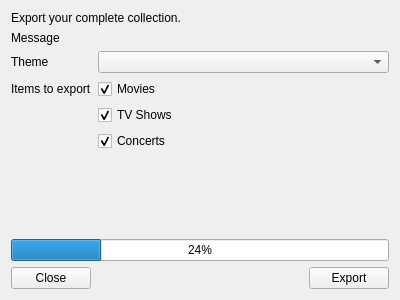
<?xml version="1.0" encoding="UTF-8"?>
<ui version="4.0">
 <class>ExportDialog</class>
 <widget class="QDialog" name="ExportDialog">
  <property name="windowModality">
   <enum>Qt::WindowModality::WindowModal</enum>
  </property>
  <property name="geometry">
   <rect>
    <x>0</x>
    <y>0</y>
    <width>400</width>
    <height>300</height>
   </rect>
  </property>
  <property name="minimumSize">
   <size>
    <width>400</width>
    <height>300</height>
   </size>
  </property>
  <property name="windowTitle">
   <string>Export</string>
  </property>
  <property name="modal">
   <bool>true</bool>
  </property>
  <layout class="QVBoxLayout" name="verticalLayout" stretch="0,0,1,0,0">
   <item>
    <widget class="QLabel" name="lblExportIntro">
     <property name="text">
      <string>Export your complete collection.</string>
     </property>
    </widget>
   </item>
   <item>
    <widget class="MessageLabel" name="message">
     <property name="text">
      <string>Message</string>
     </property>
     <property name="wordWrap">
      <bool>true</bool>
     </property>
    </widget>
   </item>
   <item>
    <layout class="QFormLayout" name="formLayout">
     <item row="0" column="0">
      <widget class="QLabel" name="lblTheme">
       <property name="text">
        <string>Theme</string>
       </property>
      </widget>
     </item>
     <item row="0" column="1">
      <widget class="QComboBox" name="comboTheme"/>
     </item>
     <item row="1" column="0">
      <widget class="QLabel" name="lblItemsToExport">
       <property name="text">
        <string>Items to export</string>
       </property>
      </widget>
     </item>
     <item row="1" column="1">
      <widget class="QCheckBox" name="chkMovies">
       <property name="text">
        <string>Movies</string>
       </property>
       <property name="checked">
        <bool>true</bool>
       </property>
      </widget>
     </item>
     <item row="2" column="1">
      <widget class="QCheckBox" name="chkTvShows">
       <property name="text">
        <string>TV Shows</string>
       </property>
       <property name="checked">
        <bool>true</bool>
       </property>
      </widget>
     </item>
     <item row="3" column="1">
      <widget class="QCheckBox" name="chkConcerts">
       <property name="text">
        <string>Concerts</string>
       </property>
       <property name="checked">
        <bool>true</bool>
       </property>
      </widget>
     </item>
    </layout>
   </item>
   <item>
    <widget class="QProgressBar" name="progressBar">
     <property name="value">
      <number>24</number>
     </property>
    </widget>
   </item>
   <item>
    <layout class="QHBoxLayout" name="horizontalLayout">
     <item>
      <widget class="QPushButton" name="btnClose">
       <property name="text">
        <string>Close</string>
       </property>
       <property name="autoDefault">
        <bool>false</bool>
       </property>
      </widget>
     </item>
     <item>
      <spacer name="horizontalSpacer_2">
       <property name="orientation">
        <enum>Qt::Horizontal</enum>
       </property>
       <property name="sizeHint" stdset="0">
        <size>
         <width>40</width>
         <height>20</height>
        </size>
       </property>
      </spacer>
     </item>
     <item>
      <widget class="QPushButton" name="btnExport">
       <property name="text">
        <string>Export</string>
       </property>
       <property name="autoDefault">
        <bool>false</bool>
       </property>
      </widget>
     </item>
    </layout>
   </item>
  </layout>
 </widget>
 <customwidgets>
  <customwidget>
   <class>MessageLabel</class>
   <extends>QLabel</extends>
   <header>ui/small_widgets/MessageLabel.h</header>
  </customwidget>
 </customwidgets>
 <resources/>
 <connections>
  <connection>
   <sender>btnExport</sender>
   <signal>clicked()</signal>
   <receiver>ExportDialog</receiver>
   <slot>onBtnExport()</slot>
   <hints>
    <hint type="sourcelabel">
     <x>275</x>
     <y>260</y>
    </hint>
    <hint type="destinationlabel">
     <x>164</x>
     <y>144</y>
    </hint>
   </hints>
  </connection>
  <connection>
   <sender>comboTheme</sender>
   <signal>currentIndexChanged(int)</signal>
   <receiver>ExportDialog</receiver>
   <slot>onThemeChanged()</slot>
   <hints>
    <hint type="sourcelabel">
     <x>221</x>
     <y>71</y>
    </hint>
    <hint type="destinationlabel">
     <x>164</x>
     <y>144</y>
    </hint>
   </hints>
  </connection>
  <connection>
   <sender>btnClose</sender>
   <signal>clicked()</signal>
   <receiver>ExportDialog</receiver>
   <slot>onBtnClose()</slot>
   <hints>
    <hint type="sourcelabel">
     <x>50</x>
     <y>260</y>
    </hint>
    <hint type="destinationlabel">
     <x>164</x>
     <y>144</y>
    </hint>
   </hints>
  </connection>
 </connections>
 <slots>
  <slot>onBtnExport()</slot>
  <slot>onThemeChanged()</slot>
  <slot>onBtnClose()</slot>
 </slots>
</ui>
